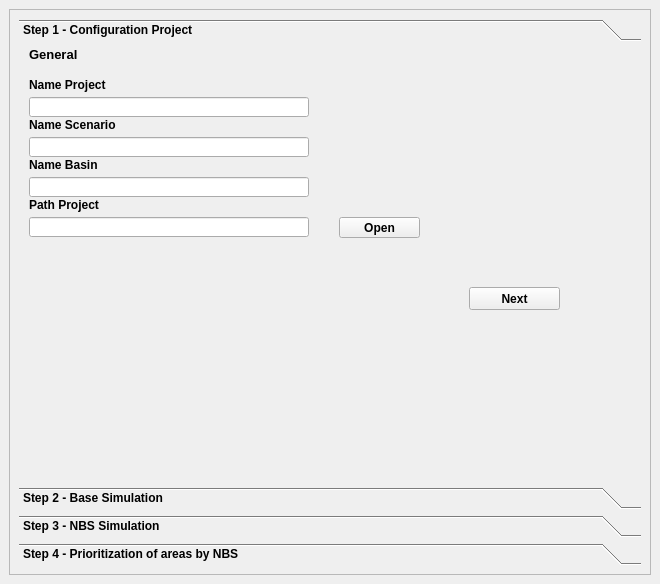
<?xml version="1.0" encoding="UTF-8"?>
<ui version="4.0">
 <class>Siga_step_04_PrioriDockWidgetBase</class>
 <widget class="QDockWidget" name="Siga_step_04_PrioriDockWidgetBase">
  <property name="geometry">
   <rect>
    <x>0</x>
    <y>0</y>
    <width>660</width>
    <height>584</height>
   </rect>
  </property>
  <property name="windowTitle">
   <string>Siga_step_04_Priori</string>
  </property>
  <widget class="QWidget" name="dockWidgetContents">
   <layout class="QVBoxLayout" name="verticalLayout_2">
    <item>
     <layout class="QHBoxLayout" name="horizontalLayout">
      <item>
       <widget class="QScrollArea" name="scrollArea">
        <property name="widgetResizable">
         <bool>true</bool>
        </property>
        <widget class="QWidget" name="scrollAreaWidgetContents">
         <property name="geometry">
          <rect>
           <x>0</x>
           <y>0</y>
           <width>634</width>
           <height>532</height>
          </rect>
         </property>
         <layout class="QHBoxLayout" name="horizontalLayout_2">
          <item>
           <widget class="QToolBox" name="toolBox">
            <property name="font">
             <font>
              <weight>75</weight>
              <bold>true</bold>
             </font>
            </property>
            <property name="currentIndex">
             <number>0</number>
            </property>
            <widget class="QWidget" name="Step1">
             <property name="geometry">
              <rect>
               <x>0</x>
               <y>0</y>
               <width>612</width>
               <height>386</height>
              </rect>
             </property>
             <attribute name="label">
              <string>Step 1 - Configuration Project</string>
             </attribute>
             <widget class="QLineEdit" name="Name_Basin">
              <property name="geometry">
               <rect>
                <x>10</x>
                <y>130</y>
                <width>280</width>
                <height>20</height>
               </rect>
              </property>
             </widget>
             <widget class="QLineEdit" name="output_path">
              <property name="geometry">
               <rect>
                <x>10</x>
                <y>170</y>
                <width>280</width>
                <height>20</height>
               </rect>
              </property>
             </widget>
             <widget class="QLineEdit" name="name_scenario">
              <property name="geometry">
               <rect>
                <x>10</x>
                <y>90</y>
                <width>280</width>
                <height>20</height>
               </rect>
              </property>
             </widget>
             <widget class="QLineEdit" name="name_project">
              <property name="geometry">
               <rect>
                <x>10</x>
                <y>50</y>
                <width>280</width>
                <height>20</height>
               </rect>
              </property>
             </widget>
             <widget class="QPushButton" name="select_output">
              <property name="geometry">
               <rect>
                <x>320</x>
                <y>170</y>
                <width>81</width>
                <height>21</height>
               </rect>
              </property>
              <property name="text">
               <string>Open</string>
              </property>
             </widget>
             <widget class="QLabel" name="label">
              <property name="geometry">
               <rect>
                <x>10</x>
                <y>30</y>
                <width>121</width>
                <height>16</height>
               </rect>
              </property>
              <property name="text">
               <string>&lt;html&gt;&lt;head/&gt;&lt;body&gt;&lt;p&gt;Name Project&lt;/p&gt;&lt;/body&gt;&lt;/html&gt;</string>
              </property>
             </widget>
             <widget class="QLabel" name="label_2">
              <property name="geometry">
               <rect>
                <x>10</x>
                <y>150</y>
                <width>121</width>
                <height>16</height>
               </rect>
              </property>
              <property name="text">
               <string>&lt;html&gt;&lt;head/&gt;&lt;body&gt;&lt;p&gt;Path Project&lt;/p&gt;&lt;/body&gt;&lt;/html&gt;</string>
              </property>
             </widget>
             <widget class="QPushButton" name="Button_Step_s1">
              <property name="geometry">
               <rect>
                <x>450</x>
                <y>240</y>
                <width>91</width>
                <height>23</height>
               </rect>
              </property>
              <property name="text">
               <string>Next</string>
              </property>
             </widget>
             <widget class="QLabel" name="label_5">
              <property name="geometry">
               <rect>
                <x>10</x>
                <y>110</y>
                <width>121</width>
                <height>16</height>
               </rect>
              </property>
              <property name="text">
               <string>&lt;html&gt;&lt;head/&gt;&lt;body&gt;&lt;p&gt;Name Basin&lt;/p&gt;&lt;/body&gt;&lt;/html&gt;</string>
              </property>
             </widget>
             <widget class="QLabel" name="label_4">
              <property name="geometry">
               <rect>
                <x>10</x>
                <y>70</y>
                <width>121</width>
                <height>16</height>
               </rect>
              </property>
              <property name="text">
               <string>&lt;html&gt;&lt;head/&gt;&lt;body&gt;&lt;p&gt;Name Scenario&lt;/p&gt;&lt;/body&gt;&lt;/html&gt;</string>
              </property>
             </widget>
             <widget class="QLabel" name="label_3">
              <property name="geometry">
               <rect>
                <x>10</x>
                <y>0</y>
                <width>121</width>
                <height>16</height>
               </rect>
              </property>
              <property name="text">
               <string>&lt;html&gt;&lt;head/&gt;&lt;body&gt;&lt;p&gt;&lt;span style=&quot; font-size:10pt;&quot;&gt;General&lt;/span&gt;&lt;/p&gt;&lt;/body&gt;&lt;/html&gt;</string>
              </property>
             </widget>
            </widget>
            <widget class="QWidget" name="step2">
             <property name="geometry">
              <rect>
               <x>0</x>
               <y>0</y>
               <width>612</width>
               <height>386</height>
              </rect>
             </property>
             <attribute name="label">
              <string>Step 2 - Base Simulation</string>
             </attribute>
             <widget class="QLabel" name="label_6">
              <property name="geometry">
               <rect>
                <x>10</x>
                <y>10</y>
                <width>151</width>
                <height>16</height>
               </rect>
              </property>
              <property name="text">
               <string>&lt;html&gt;&lt;head/&gt;&lt;body&gt;&lt;p&gt;Name Scenario (initial)&lt;/p&gt;&lt;/body&gt;&lt;/html&gt;</string>
              </property>
             </widget>
             <widget class="QLineEdit" name="name_scenario_initial">
              <property name="geometry">
               <rect>
                <x>10</x>
                <y>30</y>
                <width>201</width>
                <height>20</height>
               </rect>
              </property>
             </widget>
             <widget class="QPushButton" name="Check_Files_1">
              <property name="geometry">
               <rect>
                <x>260</x>
                <y>30</y>
                <width>121</width>
                <height>21</height>
               </rect>
              </property>
              <property name="text">
               <string>Check Files - Step 1</string>
              </property>
             </widget>
             <widget class="QLabel" name="label_29">
              <property name="geometry">
               <rect>
                <x>10</x>
                <y>70</y>
                <width>141</width>
                <height>16</height>
               </rect>
              </property>
              <property name="text">
               <string>&lt;html&gt;&lt;head/&gt;&lt;body&gt;&lt;p&gt;Start Date:&lt;/p&gt;&lt;/body&gt;&lt;/html&gt;</string>
              </property>
             </widget>
             <widget class="QDateEdit" name="start_date_s_b">
              <property name="geometry">
               <rect>
                <x>100</x>
                <y>70</y>
                <width>110</width>
                <height>22</height>
               </rect>
              </property>
              <property name="currentSection">
               <enum>QDateTimeEdit::YearSection</enum>
              </property>
              <property name="displayFormat">
               <string>yyyy/MM/d</string>
              </property>
              <property name="calendarPopup">
               <bool>true</bool>
              </property>
              <property name="timeSpec">
               <enum>Qt::LocalTime</enum>
              </property>
             </widget>
             <widget class="QLabel" name="label_30">
              <property name="geometry">
               <rect>
                <x>10</x>
                <y>100</y>
                <width>141</width>
                <height>16</height>
               </rect>
              </property>
              <property name="text">
               <string>&lt;html&gt;&lt;head/&gt;&lt;body&gt;&lt;p&gt;End Date:&lt;/p&gt;&lt;/body&gt;&lt;/html&gt;</string>
              </property>
             </widget>
             <widget class="QDateEdit" name="end_date_s_b">
              <property name="geometry">
               <rect>
                <x>100</x>
                <y>100</y>
                <width>110</width>
                <height>22</height>
               </rect>
              </property>
              <property name="currentSection">
               <enum>QDateTimeEdit::YearSection</enum>
              </property>
              <property name="displayFormat">
               <string>yyyy/MM/d</string>
              </property>
              <property name="calendarPopup">
               <bool>true</bool>
              </property>
              <property name="timeSpec">
               <enum>Qt::LocalTime</enum>
              </property>
             </widget>
             <widget class="QLineEdit" name="name_calibration_file">
              <property name="geometry">
               <rect>
                <x>10</x>
                <y>160</y>
                <width>201</width>
                <height>20</height>
               </rect>
              </property>
             </widget>
             <widget class="QLabel" name="label_31">
              <property name="geometry">
               <rect>
                <x>10</x>
                <y>140</y>
                <width>161</width>
                <height>16</height>
               </rect>
              </property>
              <property name="text">
               <string>&lt;html&gt;&lt;head/&gt;&lt;body&gt;&lt;p&gt;Calibration file name&lt;/p&gt;&lt;/body&gt;&lt;/html&gt;</string>
              </property>
             </widget>
             <widget class="QLineEdit" name="name_Execution_Base">
              <property name="geometry">
               <rect>
                <x>10</x>
                <y>210</y>
                <width>201</width>
                <height>20</height>
               </rect>
              </property>
             </widget>
             <widget class="QLabel" name="label_41">
              <property name="geometry">
               <rect>
                <x>10</x>
                <y>190</y>
                <width>161</width>
                <height>16</height>
               </rect>
              </property>
              <property name="text">
               <string>&lt;html&gt;&lt;head/&gt;&lt;body&gt;&lt;p&gt;Execution file name&lt;/p&gt;&lt;/body&gt;&lt;/html&gt;</string>
              </property>
             </widget>
             <widget class="QPushButton" name="Check_Files_cal">
              <property name="geometry">
               <rect>
                <x>260</x>
                <y>160</y>
                <width>121</width>
                <height>21</height>
               </rect>
              </property>
              <property name="text">
               <string>Check File - Step 2</string>
              </property>
             </widget>
             <widget class="QPushButton" name="Create_File_Exe_B">
              <property name="geometry">
               <rect>
                <x>260</x>
                <y>210</y>
                <width>121</width>
                <height>21</height>
               </rect>
              </property>
              <property name="text">
               <string>Create File - Step 3</string>
              </property>
             </widget>
             <widget class="QPushButton" name="Run_Simulation_B">
              <property name="geometry">
               <rect>
                <x>10</x>
                <y>270</y>
                <width>111</width>
                <height>28</height>
               </rect>
              </property>
              <property name="text">
               <string>Start Simulation</string>
              </property>
             </widget>
             <widget class="QPushButton" name="Button_Step_s2">
              <property name="geometry">
               <rect>
                <x>430</x>
                <y>280</y>
                <width>91</width>
                <height>23</height>
               </rect>
              </property>
              <property name="text">
               <string>Next</string>
              </property>
             </widget>
            </widget>
            <widget class="QWidget" name="Step3">
             <property name="geometry">
              <rect>
               <x>0</x>
               <y>0</y>
               <width>612</width>
               <height>386</height>
              </rect>
             </property>
             <attribute name="label">
              <string>Step 3 - NBS Simulation</string>
             </attribute>
             <widget class="QPushButton" name="select_portafolio">
              <property name="geometry">
               <rect>
                <x>210</x>
                <y>70</y>
                <width>81</width>
                <height>21</height>
               </rect>
              </property>
              <property name="text">
               <string>Open</string>
              </property>
             </widget>
             <widget class="QLineEdit" name="Portafolio_Path">
              <property name="geometry">
               <rect>
                <x>10</x>
                <y>70</y>
                <width>181</width>
                <height>20</height>
               </rect>
              </property>
             </widget>
             <widget class="QLabel" name="label_42">
              <property name="geometry">
               <rect>
                <x>10</x>
                <y>50</y>
                <width>121</width>
                <height>16</height>
               </rect>
              </property>
              <property name="text">
               <string>&lt;html&gt;&lt;head/&gt;&lt;body&gt;&lt;p&gt;Portafolio (raster)&lt;/p&gt;&lt;/body&gt;&lt;/html&gt;</string>
              </property>
             </widget>
             <widget class="QLabel" name="label_43">
              <property name="geometry">
               <rect>
                <x>10</x>
                <y>100</y>
                <width>121</width>
                <height>16</height>
               </rect>
              </property>
              <property name="text">
               <string>&lt;html&gt;&lt;head/&gt;&lt;body&gt;&lt;p&gt;Transition table&lt;/p&gt;&lt;/body&gt;&lt;/html&gt;</string>
              </property>
             </widget>
             <widget class="QLineEdit" name="Table_Path">
              <property name="geometry">
               <rect>
                <x>10</x>
                <y>120</y>
                <width>181</width>
                <height>20</height>
               </rect>
              </property>
             </widget>
             <widget class="QPushButton" name="select_portafolio_2">
              <property name="geometry">
               <rect>
                <x>210</x>
                <y>120</y>
                <width>81</width>
                <height>21</height>
               </rect>
              </property>
              <property name="text">
               <string>Open</string>
              </property>
             </widget>
             <widget class="QLineEdit" name="name_scenario_Nbs">
              <property name="geometry">
               <rect>
                <x>10</x>
                <y>20</y>
                <width>171</width>
                <height>20</height>
               </rect>
              </property>
             </widget>
             <widget class="QLabel" name="label_44">
              <property name="geometry">
               <rect>
                <x>10</x>
                <y>0</y>
                <width>161</width>
                <height>16</height>
               </rect>
              </property>
              <property name="text">
               <string>&lt;html&gt;&lt;head/&gt;&lt;body&gt;&lt;p&gt;Name New Scenario NBS&lt;/p&gt;&lt;/body&gt;&lt;/html&gt;</string>
              </property>
             </widget>
             <widget class="QPushButton" name="Create_new_Lulc">
              <property name="geometry">
               <rect>
                <x>350</x>
                <y>120</y>
                <width>141</width>
                <height>21</height>
               </rect>
              </property>
              <property name="text">
               <string>Create new LULC - Step 2</string>
              </property>
             </widget>
             <widget class="QPushButton" name="Create_folder_NbS">
              <property name="geometry">
               <rect>
                <x>350</x>
                <y>20</y>
                <width>141</width>
                <height>21</height>
               </rect>
              </property>
              <property name="text">
               <string>Create Folder - Step 1</string>
              </property>
             </widget>
             <widget class="QLineEdit" name="name_Execution_Nbs">
              <property name="geometry">
               <rect>
                <x>10</x>
                <y>250</y>
                <width>201</width>
                <height>20</height>
               </rect>
              </property>
             </widget>
             <widget class="QLabel" name="label_45">
              <property name="geometry">
               <rect>
                <x>10</x>
                <y>190</y>
                <width>141</width>
                <height>16</height>
               </rect>
              </property>
              <property name="text">
               <string>&lt;html&gt;&lt;head/&gt;&lt;body&gt;&lt;p&gt;End Date:&lt;/p&gt;&lt;/body&gt;&lt;/html&gt;</string>
              </property>
             </widget>
             <widget class="QLabel" name="label_56">
              <property name="geometry">
               <rect>
                <x>10</x>
                <y>160</y>
                <width>141</width>
                <height>16</height>
               </rect>
              </property>
              <property name="text">
               <string>&lt;html&gt;&lt;head/&gt;&lt;body&gt;&lt;p&gt;Start Date:&lt;/p&gt;&lt;/body&gt;&lt;/html&gt;</string>
              </property>
             </widget>
             <widget class="QDateEdit" name="end_date_s_nbs">
              <property name="geometry">
               <rect>
                <x>100</x>
                <y>190</y>
                <width>110</width>
                <height>22</height>
               </rect>
              </property>
              <property name="currentSection">
               <enum>QDateTimeEdit::YearSection</enum>
              </property>
              <property name="displayFormat">
               <string>yyyy/MM/d</string>
              </property>
              <property name="calendarPopup">
               <bool>true</bool>
              </property>
              <property name="timeSpec">
               <enum>Qt::LocalTime</enum>
              </property>
             </widget>
             <widget class="QDateEdit" name="start_date_s_nbs">
              <property name="geometry">
               <rect>
                <x>100</x>
                <y>160</y>
                <width>110</width>
                <height>22</height>
               </rect>
              </property>
              <property name="currentSection">
               <enum>QDateTimeEdit::YearSection</enum>
              </property>
              <property name="displayFormat">
               <string>yyyy/MM/d</string>
              </property>
              <property name="calendarPopup">
               <bool>true</bool>
              </property>
              <property name="timeSpec">
               <enum>Qt::LocalTime</enum>
              </property>
             </widget>
             <widget class="QPushButton" name="Button_Step_s3">
              <property name="geometry">
               <rect>
                <x>460</x>
                <y>290</y>
                <width>81</width>
                <height>21</height>
               </rect>
              </property>
              <property name="text">
               <string>Next</string>
              </property>
             </widget>
             <widget class="QPushButton" name="Create_File_Exe">
              <property name="geometry">
               <rect>
                <x>350</x>
                <y>250</y>
                <width>141</width>
                <height>21</height>
               </rect>
              </property>
              <property name="text">
               <string>Create File - Step 3</string>
              </property>
             </widget>
             <widget class="QLabel" name="label_57">
              <property name="geometry">
               <rect>
                <x>10</x>
                <y>230</y>
                <width>161</width>
                <height>16</height>
               </rect>
              </property>
              <property name="text">
               <string>&lt;html&gt;&lt;head/&gt;&lt;body&gt;&lt;p&gt;Execution file name&lt;/p&gt;&lt;/body&gt;&lt;/html&gt;</string>
              </property>
             </widget>
             <widget class="QPushButton" name="Run_Simulation_NbS">
              <property name="geometry">
               <rect>
                <x>10</x>
                <y>280</y>
                <width>111</width>
                <height>28</height>
               </rect>
              </property>
              <property name="text">
               <string>Start Simulation</string>
              </property>
             </widget>
            </widget>
            <widget class="QWidget" name="page">
             <property name="geometry">
              <rect>
               <x>0</x>
               <y>0</y>
               <width>612</width>
               <height>386</height>
              </rect>
             </property>
             <attribute name="label">
              <string>Step 4 - Prioritization of areas by NBS</string>
             </attribute>
             <widget class="QLabel" name="label_46">
              <property name="geometry">
               <rect>
                <x>10</x>
                <y>10</y>
                <width>171</width>
                <height>16</height>
               </rect>
              </property>
              <property name="text">
               <string>&lt;html&gt;&lt;head/&gt;&lt;body&gt;&lt;p&gt;&lt;span style=&quot; font-size:9pt;&quot;&gt;Estimate of Avoided Loads&lt;/span&gt;&lt;/p&gt;&lt;/body&gt;&lt;/html&gt;</string>
              </property>
             </widget>
             <widget class="QCheckBox" name="base_flow">
              <property name="geometry">
               <rect>
                <x>10</x>
                <y>70</y>
                <width>81</width>
                <height>20</height>
               </rect>
              </property>
              <property name="text">
               <string>Base Flow</string>
              </property>
             </widget>
             <widget class="QLabel" name="label_47">
              <property name="geometry">
               <rect>
                <x>10</x>
                <y>40</y>
                <width>211</width>
                <height>16</height>
               </rect>
              </property>
              <property name="text">
               <string>&lt;html&gt;&lt;head/&gt;&lt;body&gt;&lt;p&gt;Step - 1 - selecting variables of interest&lt;/p&gt;&lt;/body&gt;&lt;/html&gt;</string>
              </property>
             </widget>
             <widget class="QCheckBox" name="Sediments">
              <property name="geometry">
               <rect>
                <x>100</x>
                <y>70</y>
                <width>81</width>
                <height>20</height>
               </rect>
              </property>
              <property name="text">
               <string>Sediments</string>
              </property>
             </widget>
             <widget class="QCheckBox" name="Nitrogen">
              <property name="geometry">
               <rect>
                <x>190</x>
                <y>70</y>
                <width>81</width>
                <height>20</height>
               </rect>
              </property>
              <property name="text">
               <string>nitrogen</string>
              </property>
             </widget>
             <widget class="QCheckBox" name="Fosforo">
              <property name="geometry">
               <rect>
                <x>270</x>
                <y>70</y>
                <width>81</width>
                <height>20</height>
               </rect>
              </property>
              <property name="text">
               <string>Phosphorus</string>
              </property>
             </widget>
             <widget class="QCheckBox" name="Ecoli">
              <property name="geometry">
               <rect>
                <x>360</x>
                <y>70</y>
                <width>111</width>
                <height>20</height>
               </rect>
              </property>
              <property name="text">
               <string>Escherichia coli</string>
              </property>
             </widget>
             <widget class="QLabel" name="label_48">
              <property name="geometry">
               <rect>
                <x>10</x>
                <y>110</y>
                <width>421</width>
                <height>16</height>
               </rect>
              </property>
              <property name="text">
               <string>&lt;html&gt;&lt;head/&gt;&lt;body&gt;&lt;p&gt;Step - 2 - Estimation of avoided loads and retention coefficients&lt;/p&gt;&lt;/body&gt;&lt;/html&gt;</string>
              </property>
             </widget>
             <widget class="QPushButton" name="Run_Extrat_Inputs">
              <property name="geometry">
               <rect>
                <x>10</x>
                <y>140</y>
                <width>81</width>
                <height>21</height>
               </rect>
              </property>
              <property name="text">
               <string>Run Step 2</string>
              </property>
             </widget>
             <widget class="QLabel" name="label_50">
              <property name="geometry">
               <rect>
                <x>10</x>
                <y>180</y>
                <width>381</width>
                <height>16</height>
               </rect>
              </property>
              <property name="text">
               <string>&lt;html&gt;&lt;head/&gt;&lt;body&gt;&lt;p&gt;Step - 3 - Portfolio prioritization according to polygon&lt;/p&gt;&lt;/body&gt;&lt;/html&gt;</string>
              </property>
             </widget>
             <widget class="QLineEdit" name="Path_Poligonos">
              <property name="geometry">
               <rect>
                <x>10</x>
                <y>210</y>
                <width>181</width>
                <height>20</height>
               </rect>
              </property>
             </widget>
             <widget class="QPushButton" name="select_poligonos">
              <property name="geometry">
               <rect>
                <x>210</x>
                <y>210</y>
                <width>81</width>
                <height>21</height>
               </rect>
              </property>
              <property name="text">
               <string>Open</string>
              </property>
             </widget>
             <widget class="QPushButton" name="Run_Priority">
              <property name="geometry">
               <rect>
                <x>330</x>
                <y>300</y>
                <width>81</width>
                <height>21</height>
               </rect>
              </property>
              <property name="text">
               <string>Run Step 3</string>
              </property>
             </widget>
             <widget class="QLabel" name="label_51">
              <property name="geometry">
               <rect>
                <x>10</x>
                <y>250</y>
                <width>331</width>
                <height>16</height>
               </rect>
              </property>
              <property name="text">
               <string>&lt;html&gt;&lt;head/&gt;&lt;body&gt;&lt;p&gt;Step - 4 - Weights of variables of interest&lt;/p&gt;&lt;/body&gt;&lt;/html&gt;</string>
              </property>
             </widget>
             <widget class="QLineEdit" name="w_bf">
              <property name="geometry">
               <rect>
                <x>20</x>
                <y>300</y>
                <width>31</width>
                <height>21</height>
               </rect>
              </property>
              <property name="text">
               <string>0.2</string>
              </property>
             </widget>
             <widget class="QLabel" name="label_7">
              <property name="geometry">
               <rect>
                <x>10</x>
                <y>280</y>
                <width>55</width>
                <height>16</height>
               </rect>
              </property>
              <property name="text">
               <string>Base Flow</string>
              </property>
             </widget>
             <widget class="QLineEdit" name="w_s">
              <property name="geometry">
               <rect>
                <x>80</x>
                <y>300</y>
                <width>31</width>
                <height>21</height>
               </rect>
              </property>
              <property name="text">
               <string>0.2</string>
              </property>
             </widget>
             <widget class="QLabel" name="label_8">
              <property name="geometry">
               <rect>
                <x>70</x>
                <y>280</y>
                <width>55</width>
                <height>16</height>
               </rect>
              </property>
              <property name="text">
               <string>Sediments</string>
              </property>
             </widget>
             <widget class="QLineEdit" name="w_n">
              <property name="geometry">
               <rect>
                <x>140</x>
                <y>300</y>
                <width>31</width>
                <height>21</height>
               </rect>
              </property>
              <property name="text">
               <string>0.2</string>
              </property>
             </widget>
             <widget class="QLabel" name="label_9">
              <property name="geometry">
               <rect>
                <x>130</x>
                <y>280</y>
                <width>55</width>
                <height>16</height>
               </rect>
              </property>
              <property name="text">
               <string>nitrogen</string>
              </property>
             </widget>
             <widget class="QLineEdit" name="w_P">
              <property name="geometry">
               <rect>
                <x>200</x>
                <y>300</y>
                <width>31</width>
                <height>21</height>
               </rect>
              </property>
              <property name="text">
               <string>0.2</string>
              </property>
             </widget>
             <widget class="QLabel" name="label_10">
              <property name="geometry">
               <rect>
                <x>190</x>
                <y>280</y>
                <width>61</width>
                <height>16</height>
               </rect>
              </property>
              <property name="text">
               <string>Phosphorus</string>
              </property>
             </widget>
             <widget class="QLabel" name="label_11">
              <property name="geometry">
               <rect>
                <x>260</x>
                <y>280</y>
                <width>55</width>
                <height>16</height>
               </rect>
              </property>
              <property name="text">
               <string>E.Coli</string>
              </property>
             </widget>
             <widget class="QLineEdit" name="w_ecoli">
              <property name="geometry">
               <rect>
                <x>260</x>
                <y>300</y>
                <width>31</width>
                <height>21</height>
               </rect>
              </property>
              <property name="text">
               <string>0.2</string>
              </property>
             </widget>
            </widget>
           </widget>
          </item>
         </layout>
        </widget>
       </widget>
      </item>
     </layout>
    </item>
   </layout>
  </widget>
 </widget>
 <resources/>
 <connections/>
</ui>
